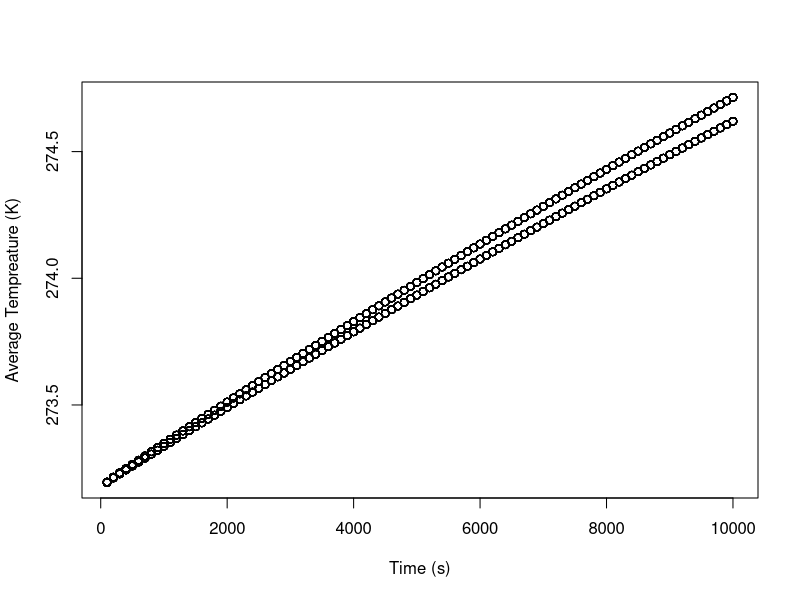

This chart was generated by the following R code:
thermalData <- read.csv("output.csv")

plot(thermalData$time, thermalData$average_temperature, xlab="Time (s)", ylab="Average Tempreature (K)")

